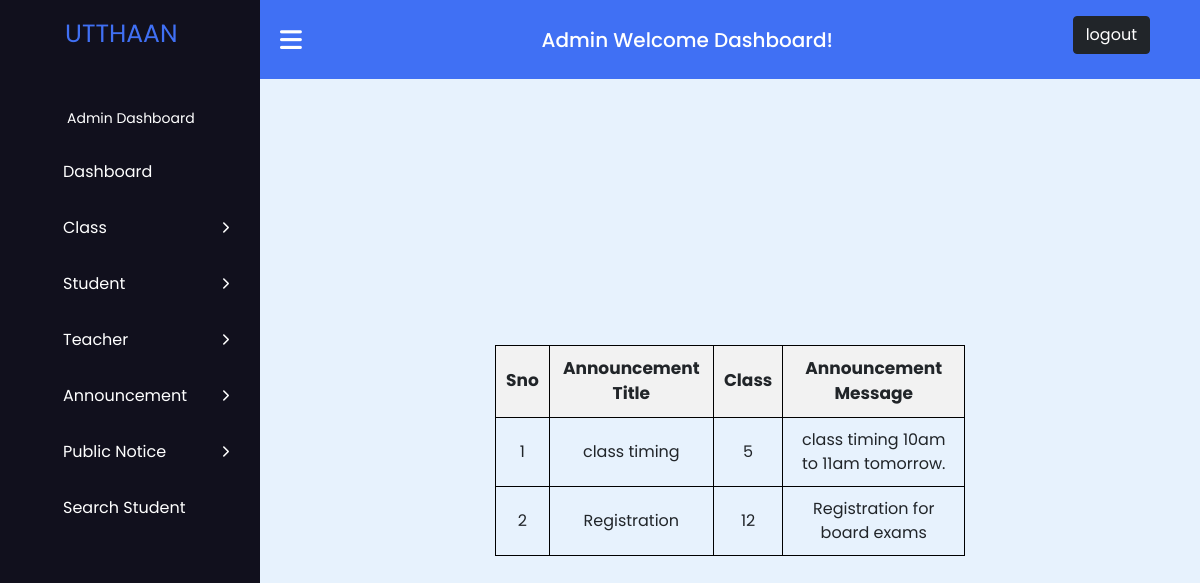
Screenshot of /manage_announcement.php (signed in) with the database file from the repository.
### tables this page shows
CREATE TABLE `tblnotic` (
  `id` int(50) NOT NULL,
  `noticetitle` varchar(50) DEFAULT NULL,
  `classid` int(50) DEFAULT NULL,
  `noticemessage` varchar(250) DEFAULT NULL,
  `creationdate` timestamp NULL DEFAULT current_timestamp()
);

### manage_announcement.php (the view, shortened to what this page needs)
<?php
$host = "localhost";
$user = "root";
$password = "";
$database = "sms-project";
$data = mysqli_connect($host, $user, $password, $database);
$sql = "SELECT * FROM tblnotic";
$result = mysqli_query($data, $sql);
?>
<!DOCTYPE html>
<html lang="en">
<head>
    <link rel="stylesheet" href="https://cdnjs.cloudflare.com/ajax/libs/font-awesome/6.2.1/css/all.min.css" />
    <link href="https://cdn.jsdelivr.net/npm/bootstrap@5.0.2/dist/css/bootstrap.min.css" rel="stylesheet">
</head>
<body>
    <?php
    include 'admin_sidebar.php';
    ?>
    <main class="main">
        <table>
            <thead>
                <tr>
                    <th class="table_th">Sno</th>
                    <th class="table_th">Announcement Title</th>
                    <th class="table_th">Class</th>
                    <th class="table_th">Announcement Message</th>
                </tr>
            </thead>
            <tbody>
                <?php
                $sno=1;
                while ($info = $result->fetch_assoc()) {
                    ?>
                    <tr>
                    <td class="table_td"> <?php echo $sno++; ?> </td>
                        <td class="table_td">
                            <?php echo "{$info['noticetitle']}"; ?>
                        </td>
                        <td class="table_td">
                            <?php echo "{$info['classid']}" ?>
                        </td>
                        <td class="table_td">
                            <?php echo "{$info['noticemessage']}"; ?>
                        </td>
                    </tr>
                    <?php
                }
                ?>
            </tbody>
        </table>
    </main>
</body>
</html>

### manage_announcement.php (style rules this page uses)
table { width: 50%; margin-top: 100px; border-collapse: collapse; }
th, td { padding: 10px; text-align: left; border-bottom: 1px solid #ddd; }
th { background-color: #f2f2f2; }
.table_th { border: 1px solid black; padding: 10px; font-size: 17px; text-align: center; }
.table_td { border: 1px solid black; padding: 10px; text-align: center; }

### admin_css.php (style rules this page uses)
* { margin: 0; padding: 0; box-sizing: border-box; font-family: "Poppins", sans-serif; }
.navbar, .main { left: 260px; width: calc(100% - 260px); transition: all 0.5s ease; z-index: 1000; }
.main { position: relative; display: flex; align-items: center; justify-content: center; height: 100vh; z-index: 100; background: #e7f2fd; }

### rows the page displays
tblnotic: noticetitle "class timing", classid "5", noticemessage "class timing 10am to 11am tomorrow."
tblnotic: noticetitle "Registration", classid "12", noticemessage "Registration for board exams"
